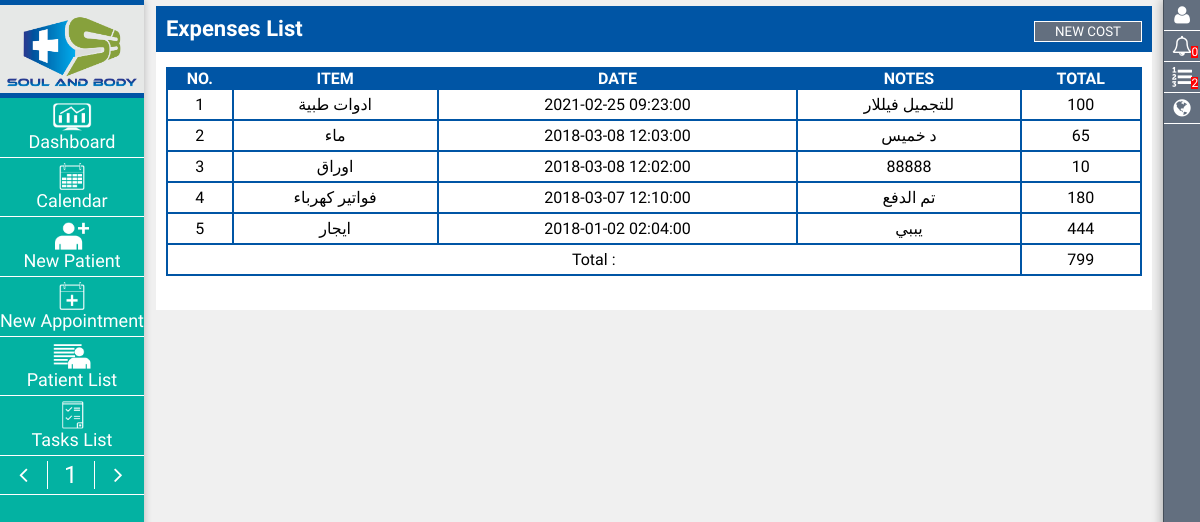
Page /clinic_expenses.php (signed in) on the committed database.
### tables this page shows
CREATE TABLE `clinic_expenses` (
  `expense_id` int(11) NOT NULL,
  `expense_item` varchar(500) NOT NULL,
  `expense_notes` text NOT NULL,
  `expense_total` varchar(10) NOT NULL,
  `date_time` datetime NOT NULL,
  `clinic_id` int(11) NOT NULL
);

### bootstrap/lang.php (called while the page is built, shortened)
<?php
switch($lang){
	case 'en':
		$lang_dir = 'ltr';
		$lang_db = '';
		break;
	}
function lang($data = '', $trans = '', $is_custom = 0){
	global $lang;
	$result = '';
	if($is_custom == 0){
		$data_ar = explode('_', $data);
		for($i=0;$i<count($data_ar);$i++){
			$result = $result.' '.$data_ar[$i];
			}
	} else {
		if($lang == 'en'){
			$data_ar = explode('_', $data);
			for($i=0;$i<count($data_ar);$i++){
				$result = $result.' '.$data_ar[$i];
			}
		} else {
			$data_ar = explode('_', $trans);
			for($i=0;$i<count($data_ar);$i++){
				$result = $result.' '.$data_ar[$i];
			}
		}
	}
	return $result;
}
?>

### bootstrap/app_config.php (called while the page is built, shortened)
<?php
$lang = 'en';
$cookie_name = "flex_lang";
if( isset($_COOKIE[$cookie_name]) ){
	$lang = $_COOKIE[$cookie_name];
} else {
	$lang = 'en';
}
require_once('lang.php');
?>

### clinic_expenses.php (the view, shortened to what this page needs)
<?php
require_once('bootstrap/app_config.php');
$page_title = lang("Expenses List", 'تكاليف العيادة', 1);
$show_page_title = true;
$page_id = 469;
	$go_to = "index.php";
	if(isset($_SESSION['creator_of_all']) && isset($_SESSION['usr_id']) && isset($_SESSION['clinic_id']) && isset($_SESSION['clinic_short_code'])){
		if(($_SESSION['creator_of_all'] == "allah") && ($_SESSION['usr_id'] == "spro-am-gonna-be-millionere-inshaallah-ksdh-oshsdlfh-874368mecksefk-aehkl")){
?>
<!DOCTYPE html>
<html dir="<?=$lang_dir; ?>" lang="<?=$lang; ?>">
  <head>
    <?php include(main_app_url.'app/assets.php'); ?>
  </head>
	<body>
<?php
	include(main_app_url.'app/header.php');
?>
<?php if($show_page_title == true){ ?>
<section class="page-title">
	<h1><?=lang($page_title); ?></h1>
	<section class="page-options">
		<button type="button" onclick="show_modal('new_cost');"><?=lang('new_cost', 'إضافة جديد', 1); ?></button>
	</section>
</section>
<?php } ?>
<section class="panel-holder">
<table>
	<thead>
		<tr>
			<td><?=lang('NO.', 'الرقم', 1); ?></td>
			<td><?=lang('Item', 'البند', 1); ?></td>
			<td><?=lang('Date', 'التاريخ', 1); ?></td>
			<td><?=lang('Notes', 'ملاحظات', 1); ?></td>
			<td><?=lang('Total', 'مجموع', 1); ?></td>
		</tr>
	</thead>
	<tbody>
<?php
$tt=1;
$toter=0;
		$q = "SELECT * FROM `clinic_expenses` WHERE ( ( `clinic_id` = ".$_SESSION['clinic_id']." ) ) ORDER BY date_time DESC";
		$q_exe = mysqli_query($KONN, $q);
			while($db_data = mysqli_fetch_assoc($q_exe)){
			    $thsV = (double) $db_data['expense_total'];
				$toter = $toter + $thsV;
?>
		<tr>
			<td><?=$tt++; ?></td>
			<td><?=$db_data['expense_item']; ?></td>
			<td><?=$db_data['date_time']; ?></td>
			<td><?=$db_data['expense_notes']; ?></td>
			<td><?=$thsV; ?></td>
		</tr>
<?php
			}
?>
		<tr>
			<td colspan="4"><?=lang('Total :', 'المجموع :', 1); ?></td>
			<td><?=$toter; ?></td>
		</tr>
	</tbody>
</table>
</section>
<br>
<?php
	include(main_app_url.'app/footer.php');
?>
	</body>
</html>
<?php
			} else {
			header('location:'.$go_to.'?fail=444');
			}
	} else {
			header('location:'.$go_to.'?fail=333');
	}
?>

### app/assets.php (shortened to what this page needs)
<link type="text/css" rel="stylesheet" media="screen" href="<?=assets_root; ?>styles<?=$lang_db; ?>/pc.css" >
<link type="text/css" rel="stylesheet" media="print" href="<?=assets_root; ?>styles<?=$lang_db; ?>/print.css" >
<link href="<?=assets_root; ?>styles<?=$lang_db; ?>/mob.css" rel="stylesheet" media="(min-width:50px) and (max-width:449px)">
<link href="<?=assets_root; ?>styles<?=$lang_db; ?>/tablet.css" rel="stylesheet" media="(min-width:500px) and (max-width:799px)">
<link rel="stylesheet" href="<?=assets_root; ?>fa/css/font-awesome.min.css">

### app/header.php (shortened to what this page needs)
<header>
	<aside>
		<section class="main-logo">
			<img src="<?=image_root.'logo.png'; ?>" alt="main logo">
		</section>
		<nav id="main-nav">
			<ul class="pc-nav" id="mnu_view">
			</ul>
		</nav>
		<nav id="nav-changer">
			<ul class="changer-ul-nav">
				<li onclick="switch_mnu(0);">
					<i class="fa fa-angle-left" area-hidden="true"></i>
				</li>
				<li>
					<span id="current_mnu_num">1</span>
				</li>
				<li onclick="switch_mnu(1);">
					<i class="fa fa-angle-right" area-hidden="true"></i>
				</li>
			</ul>
		</nav>
	</aside>
</header>
<div style="display:none !important;">
	<div id="mnu-1">
				<li <?php if($page_id == 1){echo ' class="active"';} ?>><a href="dashboard.php">
						<img src="<?=icons_root.'dashboard.png'; ?>" alt="main logo">
						<span><?=lang('Dashboard', 'اللوحة الرئيسية', 1); ?></span>
				</a></li>
				<li <?php if($page_id == 2){echo ' class="active"';} ?>><a href="calendar.php">
						<img src="<?=icons_root.'calendar.png'; ?>" alt="main logo">
						<span><?=lang('calendar', 'المواعيد', 1); ?></span>
				</a></li>
				<li><a onclick="show_modal('nw_pat_form');">
						<img src="<?=icons_root.'new_pat.png'; ?>" alt="main logo">
						<span><?=lang('new_Patient', 'مريض جديد', 1); ?></span>
				</a></li>
				<li><a onclick="add_new_appointment();">
						<img src="<?=icons_root.'new_app.png'; ?>" alt="main logo">
						<span><?=lang('new_Appointment', 'موعد جديد', 1); ?></span>
				</a></li>
				<li <?php if($page_id == 3){echo ' class="active"';} ?>><a href="patient_list.php">
						<img src="<?=icons_root.'pat_list.png'; ?>" alt="main logo">
						<span><?=lang('Patient_list', 'قائمة المرضى', 1); ?></span>
				</a></li>
				<li <?php if($page_id == 4){echo ' class="active"';} ?>><a href="task_list.php">
						<img src="<?=icons_root.'todo.png'; ?>" alt="main logo">
						<span><?=lang('tasks_list', 'قائمة المهمات', 1); ?></span>
				</a></li>
	</div>
	</div>
<?php
$q = "SELECT COUNT(employee_id) AS not_counts FROM `employees_notifications` WHERE ( (`is_seen` = 0) AND (`employee_id` = ".$_SESSION['employee_id'].") AND (`clinic_id` = ".$_SESSION['clinic_id'].") ) ";
$q_exe = mysqli_query($KONN, $q);
$q_row = mysqli_fetch_assoc($q_exe);
$notifications_unseen = $q_row['not_counts'];
$q = "SELECT COUNT(to_id) AS tasks_counts FROM `employees_tasks` WHERE ( (`is_done` = 0) AND (`to_id` = ".$_SESSION['employee_id'].") AND (`clinic_id` = ".$_SESSION['clinic_id'].") ) ";
$q_exe = mysqli_query($KONN, $q);
$q_row = mysqli_fetch_assoc($q_exe);
$tasks_counts = $q_row['tasks_counts'];
?>
	<section id="user-opt">
		<ul class="user-opt-ul">
			<li id="opt-1" onclick="show_opt(1);" title="<?=lang('my_profile', 'ملفي', 1); ?>">
				<i class="fa fa-user" area-hidden="true"></i>
			</li>
			<li id="opt-2" onclick="show_opt(2);" title="<?=lang('my_notifications', 'الاشعارات', 1); ?>">
				<i class="fa fa-bell-o" area-hidden="true"></i>
				<span class="counter"><?=$notifications_unseen ?></span>
			</li>
			<li id="opt-3" onclick="show_opt(3);" title="<?=lang('my_tasks', 'مهامي', 1); ?>">
				<i class="fa fa-list-ol" area-hidden="true"></i>
				<span class="counter"><?=$tasks_counts ?></span>
			</li>
			<li id="opt-3" onclick="change_lang();" title="<?=lang('عربي', 'EN', 1); ?>">
				<i class="fa fa-globe" area-hidden="true"></i>
			</li>
		</ul>
	</section>
<article>

### app/footer.php (shortened to what this page needs)
</article>
<link type="text/css" rel="stylesheet" href="<?=assets_root; ?>js/jquery_datepicker.css" >

### assets/styles/pc.css (style rules this page uses)
:root { --color-grey: #E6E8E7; }
:root { --color-red: #DA4D4E; }
:root { --color-grey-light: #F0F0F0; }
:root { --color-grey-dark: #636F7F; }
:root { --color-black: #000000; }
:root { --color-white: #FFF; }
:root { --color-main: #0055A5; }
:root { --color-main-light: #7D99F8; }
:root { --color-01: #03B2A2; }
:root { --color-border: rgba(0,0,0,0.2); }
:root { --border-rad: 3px; }
:root { --shadow-val: 1px 0px 7px var(--color-border); }
body { width:100%; margin:0 auto; min-width: 800px; max-width: 1500px; font-size:100%; font-family: 'Saira Condensed'; overflow-x: hidden; overflow-y: scroll; background: var(--color-grey-light); }
a { color: inherit; text-decoration: none; }
* { transition: all 0.3s; margin:0; padding:0; }
button { font-family:inherit; padding: 0.5% 20px; text-transform: uppercase; cursor: pointer; background: var(--color-white); border: 1px solid; }
header { width:12%; height: 100%; margin: 0 auto; position: fixed; top: 0; left: 0; background: var(--color-01); text-align: center; box-shadow: var(--shadow-val); overflow: hidden; z-index: 30; }
header aside { width: 100%; margin: 0 auto; position: relative; }
header aside .main-logo { width: 100%; margin: 0 auto; background: var(--color-grey); border-top: 2px solid var(--color-main); border-bottom: 2px solid var(--color-main); border-width: 5px; padding: 10px 0 0 0; }
header aside .main-logo img { width: 90%; margin: 0 auto; }
header aside #main-nav { width: 100%; margin: 0 auto; text-align: center; color: var(--color-white); }
header aside #main-nav .pc-nav { list-style: none; width: 100%; margin: 0 !important; padding: 0 !important; text-align: center; font-size: 0px; }
header aside #main-nav .pc-nav li { width: 100%; padding: 5px 0; margin: 0 auto; font-size: 18px; border-bottom: 1px solid; }
header aside #main-nav .pc-nav li a { display: block; }
header aside #main-nav .pc-nav li a img { display: block; width: 30%; margin: 0 auto; }
header aside #main-nav .pc-nav li a span { display: block; text-transform: capitalize; }
header aside #nav-changer { width: 100%; margin: 0 auto; text-align: center; padding: 0; border-bottom: 1px solid var(--color-white); }
header aside #nav-changer .changer-ul-nav { width: 100%; margin: 0 auto; text-align: center; padding: 5px 0; font-size: 0px; list-style: none; }
header aside #nav-changer .changer-ul-nav li { font-size: 24px; float:left; width:32.33%; color: var(--color-white); border-right: 1px solid; }
header aside #nav-changer .changer-ul-nav li:nth-child(3) { border-right: none; }
#user-opt { position: fixed; top: 0; right: 0%; width:3%; height: 100%; background: var(--color-grey-dark); border-left:1px solid rgba(0,0,0,0.3); z-index: 100; box-shadow: -1px 0px 10px rgba(0,0,0,0.3); }
#user-opt .user-opt-ul { width: 100%; margin: 0 auto; padding: 0; text-align: center; color: var(--color-white); list-style: none; }
#user-opt .user-opt-ul li { font-size: 20px; padding: 3px 0; border-bottom: 1px solid; position: relative; }
#user-opt .user-opt-ul li .counter { position: absolute; background: red; font-size: 12px; padding: 0 !important; margin: 0 !important; display: block; line-height: 1; right: 5%; bottom: 10%; }
article { margin: 0.5% auto; background: red; width: 83%; margin-left: 13%; background: var(--color-white); text-align: center; }
.page-title { width: 100%; background: var(--color-main); color: var(--color-white); text-align: center; }
.page-title h1 { padding: 1%; text-transform: capitalize; font-size: 22px; text-align: left; width: 47%; float: left; }
.page-title .page-options { padding: 1%; text-transform: capitalize; font-size: 22px; text-align: right; width: 40%; float: right; }
.page-options button { background: var(--color-grey-dark); color: var(--color-white); border: 1px solid; }
.panel-holder { text-align: center; margin: 0 auto; width: 100%; }
table { width: 98%; margin: 15px auto; background: var(--color-main); }
table thead { background: var(--color-main); color: var(--color-white); font-weight: 600; text-transform: uppercase; }
table tbody { background: var(--color-white); color: var(--color-black); }
table tbody tr td { padding: 5px 0; }

### rows in the picture
clinic_expenses: expense_item "ادوات طبية", date_time "2021-02-25 09:23:00", expense_notes "للتجميل فيللار", expense_total "100"
clinic_expenses: expense_item "ماء", date_time "2018-03-08 12:03:00", expense_notes "د خميس", expense_total "65"
clinic_expenses: expense_item "اوراق", date_time "2018-03-08 12:02:00", expense_notes "88888", expense_total "10"
clinic_expenses: expense_item "فواتير كهرباء", date_time "2018-03-07 12:10:00", expense_notes "تم الدفع", expense_total "180"
clinic_expenses: expense_item "ايجار", date_time "2018-01-02 02:04:00", expense_notes "يببي", expense_total "444"

### other values in the picture
lang('Dashboard', 'اللوحة الرئيسية', 1) "Dashboard"
lang('calendar', 'المواعيد', 1) "Calendar"
lang('new_Patient', 'مريض جديد', 1) "New Patient"
lang('new_Appointment', 'موعد جديد', 1) "New Appointment"
lang('Patient_list', 'قائمة المرضى', 1) "Patient List"
lang('tasks_list', 'قائمة المهمات', 1) "Tasks List"
$notifications_unseen "0"
$tasks_counts "2"
lang($page_title) "Expenses List"
lang('new_cost', 'إضافة جديد', 1) "NEW COST"
lang('NO.', 'الرقم', 1) "NO."
lang('Item', 'البند', 1) "ITEM"
lang('Date', 'التاريخ', 1) "DATE"
lang('Notes', 'ملاحظات', 1) "NOTES"
lang('Total', 'مجموع', 1) "TOTAL"
